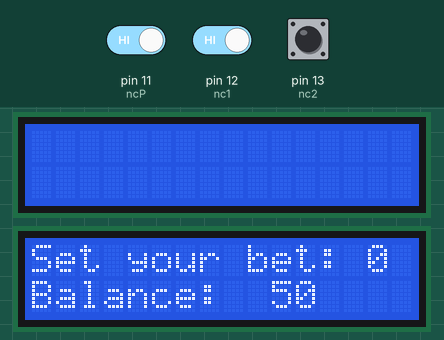
Recording of a sketch running on a simulated Arduino Uno, built with avr-gcc and run on an emulated ATmega328P. On the bench: 2 × 16×2 character LCD. The inputs (shaded band) are chosen by the test bench; at power-on: pin 11 (ncP) HIGH, pin 12 (nc1) HIGH, pin 13 (nc2) HIGH. Random numbers use the default seed unless the sketch sets one; what the sketch prints to the serial monitor is not drawn.

Above: at 1.3 s.
1.4 s: pin 11 (ncP) driven LOW and pin 12 (nc1) driven LOW
4.4 s: pin 12 (nc1) driven HIGH
At 5.9 s:
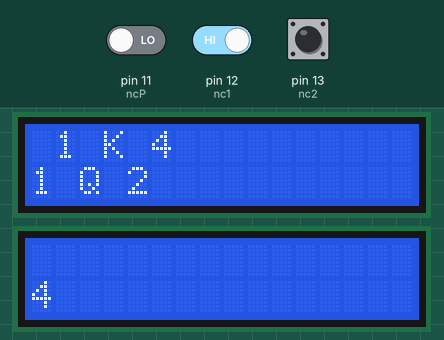
At 6.6 s:
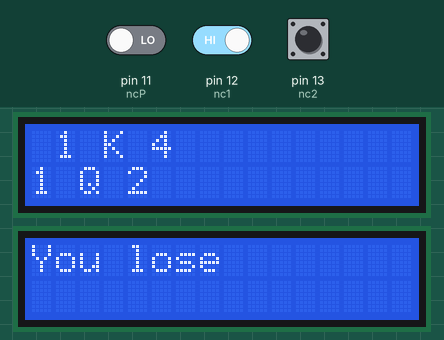
6.8 s: pin 11 (ncP) driven HIGH
9.8 s: pin 11 (ncP) driven LOW
At 14.0 s:
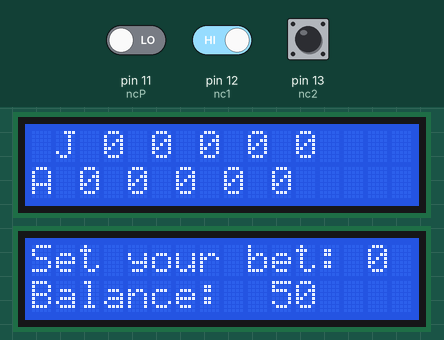
Timing chart, 0 to 15.5 s (numbered marks = the images above; inputs shaded):
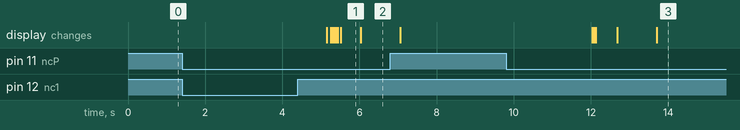

Measured:
- after the input at 1.4 s, every drawn part: stays the same
- what the display in image 1 shows lasts 0.5 s, from 5.5 s to 6.0 s

The sketch:

main.ino
```cpp
#include <Wire.h>
#include <LiquidCrystal_I2C.h>

LiquidCrystal_I2C lcd0(0x27,16,2);
LiquidCrystal_I2C lcd1(0x3F,16,2);
const int ncP = 11;
const int nc1 = 12;
const int nc2 = 13;
char deck[52] = {'A','2','3','4','5','6','7','8','9','X','J','Q','K','A','2','3','4','5','6','7','8','9','X','J','Q','K','A','2','3','4','5','6','7','8','9','X','J','Q','K','A','2','3','4','5','6','7','8','9','X','J','Q','K'};
bool isGameOn = false;
int lastBetStateNC1;
int lastHitStateNC1;
unsigned long lastButtonPress=0;
int currentStateNC1;


class player {
  public:
    bool isAce=false;
    int whereAce;
    unsigned int bal=50;
    int handIndex=0;
    char hand[12];
    int handVal=0;
    unsigned int bet=0;
    bool isStand=false;
    void setBet () {
      int currentBetStateNC1=digitalRead(nc1);
      if (lastBetStateNC1==HIGH && currentBetStateNC1==LOW) {
        if (digitalRead(nc2)==LOW) {
          ++bet;
        } else {
          if (bet>0) {
            --bet;
          }
        }
        delay(50);
      }
      lastBetStateNC1=currentBetStateNC1;
    }
    void hitStand () {
      currentStateNC1=digitalRead(nc1);
      if (currentStateNC1!=lastHitStateNC1 && currentStateNC1==HIGH) {
        Serial.println("p1 hit");
        if (isStand==false) {
          char randIndex=random(52);
          while (deck[randIndex]=='0') {
            randIndex=random(52);
          }
          char drawn=deck[randIndex];
          hand[handIndex]=drawn;
          deck[randIndex]='0';
          if (isDigit(drawn)==true) {
            handVal+=drawn-'0';
          } else if (drawn=='K'||drawn=='Q'||drawn=='J'||drawn=='X') {
            handVal+=10;
          } else if (drawn=='A') {
            handVal+=11;
          }
          handIndex++;
            Serial.print(handVal);
          delay(10);
        }
      } else if (digitalRead(ncP)==LOW) {
        if (millis()-lastButtonPress>100) {
          isStand=true;
          Serial.println("p1 stand");
          lastButtonPress=millis();
        }
      }
      lastHitStateNC1=currentStateNC1;
      int a=0;
      for (char i : hand) {
        if (i=='A') {
          isAce=true;
          whereAce=a;
        }
        a++;
      }
    }
    void dealerPlay () {
      if (handVal<17) {
        if (isStand==false) {
          char randIndex=random(52);
          while (deck[randIndex]=='0') {
            randIndex=random(52);
          }
          char drawn=deck[randIndex];
          hand[handIndex]=drawn;
          deck[randIndex]='0';
          if (isDigit(drawn)==true) {
            handVal+=drawn-'0';
          } else if (drawn=='K'||drawn=='Q'||drawn=='J'||drawn=='X') {
            handVal+=10;
          } else if (drawn=='A') {
            handVal+=11;
          }
          handIndex++;
        }
      } else if (handVal>=17) {
        isStand=true;
      }
      int a=0;
      for (char i : hand) {
        if (i=='A') {
          isAce=true;
          whereAce=a;
          break;
        }
        a++;
      }
    }
    void clear () {
      for (int i=0;i<12;i++) {
        hand[i]='0';
      }
      isAce=false;
      whereAce=0;
      handIndex=0;
      handVal=0;
      bet=0;
      isStand=false;
      char deck2[52] = {'A','2','3','4','5','6','7','8','9','X','J','Q','K','A','2','3','4','5','6','7','8','9','X','J','Q','K','A','2','3','4','5','6','7','8','9','X','J','Q','K','A','2','3','4','5','6','7','8','9','X','J','Q','K'};
      for (int i=0;i<52;i++) {
        deck[i]=deck2[i];
      }
    }
};
player p1;
player d;
void setup() {
  randomSeed(analogRead(0));
  pinMode(nc1, INPUT_PULLUP);
  pinMode(nc2, INPUT_PULLUP);
  pinMode(ncP, INPUT_PULLUP);

  lcd0.init();
  lcd0.backlight();
  lcd1.init();
  lcd1.backlight();
  Serial.begin(9600);
}

void loop() {
  Serial.println(isGameOn);

  if (isGameOn==false) {
    unsigned long time=millis();
      while (millis()<(time+5000)) {
        p1.setBet();
        lcd1.setCursor(0,0);
        lcd1.print("Set your bet:");
        lcd1.setCursor(14,0);
        lcd1.print(p1.bet);
        lcd1.setCursor(0,1);
        lcd1.print("Balance:");
        lcd1.setCursor(10,1);
        lcd1.print(p1.bal);
      }
    lcd1.clear();
    isGameOn=true;
  } else if (isGameOn==true) {
    for (int i=0;i<12;i++) {
      lcd0.setCursor(i,(i+1)%2);
      lcd0.print(d.hand[i]);
    }
    for (int i=0;i<12;i++) {
      lcd1.setCursor(i,(i+1)%2);
      lcd1.print(p1.hand[i]);
    }

    if (p1.isStand==false) {
      p1.hitStand();
      if (p1.handVal==21) {
        p1.bal+=p1.bet;
        p1.bet=0;
        delay(1000);
        p1.clear();
        lcd1.clear();
        lcd1.setCursor(0,0);
        lcd1.print("You win");
        delay(1000);
        isGameOn=false;
      } else if (p1.handVal>21) {
        if (p1.isAce==true) {
          p1.hand[p1.whereAce]='1';
          p1.handVal-=10;
        } else if (p1.isAce==false) {
          p1.bal-=p1.bet;
          p1.bet=0;
          delay(500);
          p1.clear();
          lcd1.clear();
          lcd1.setCursor(0,0);
          lcd1.print("You lose");
          delay(1000);
          isGameOn=false;
        }
      }
    }//while p1 hit
    if (p1.isStand==true) {
      if (d.isStand==false) {
        d.dealerPlay();
        if (d.handVal>21) {
          if (d.isAce==true) {
            d.hand[d.whereAce]='1';
            d.handVal-=10;
          } else if (d.isAce==false) {
            p1.bal+=p1.bet;
            p1.bet=0;
            delay(500);
            p1.clear();
            d.clear();
            lcd1.clear();
            lcd1.setCursor(0,0);
            lcd1.print("You win");
            delay(1000);
            isGameOn=false;
          }
        }
      }//while d hit
      if (d.isStand==true) {
        if (d.handVal>p1.handVal) {
          p1.bal-=p1.bet;
          p1.bet=0;
          delay(500);
          p1.clear();
          d.clear();
          lcd1.clear();
          lcd1.setCursor(0,0);
          lcd1.print("You lose");
          delay(1000);
          isGameOn=false;
        } else if (d.handVal<p1.handVal) {
          p1.bal+=p1.bet;
          p1.bet=0;
          delay(500);
          p1.clear();
          d.clear();
          lcd1.clear();
          lcd1.setCursor(0,0);
          lcd1.print("You win");
          delay(1000);
          isGameOn=false;
        } else if (d.handVal==p1.handVal) {
          p1.bet=0;
          delay(500);
          p1.clear();
          d.clear();
          lcd1.clear();
          lcd1.setCursor(0,0);
          lcd1.print("A tie");
          delay(1000);
          isGameOn=false;
        }
      }
    }//if p1 stand
  }//isGameOn
}//void loop
```
